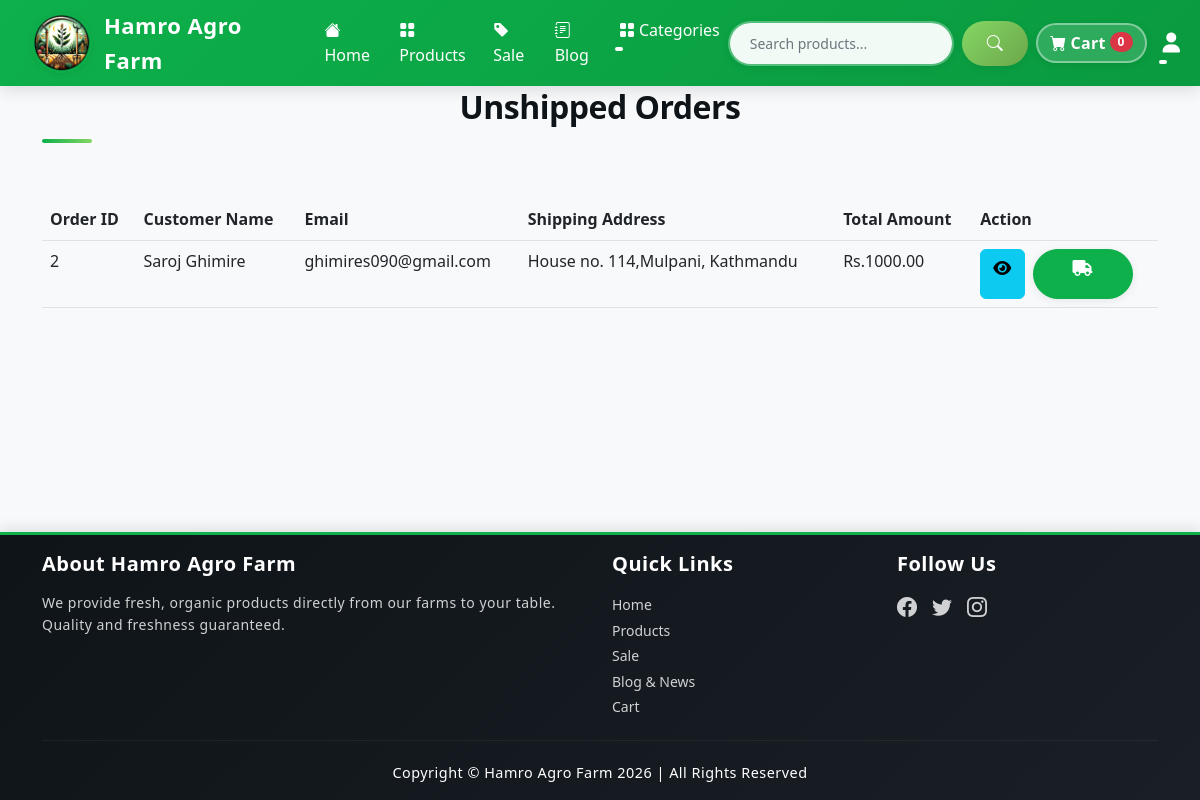
The app's page /payment/unshipped_dash (signed in) with its own data.
### payment/models.py (models this page shows, shortened)
class Order(models.Model):
    class ShippingStatus(models.TextChoices):
        PENDING = 'pending', 'Pending'
        SHIPPED = 'shipped', 'Shipped'
        DELIVERED = 'delivered', 'Delivered'
        CANCELLED = 'cancelled', 'Cancelled'
    user = models.ForeignKey(User, on_delete=models.CASCADE, null=True, blank=True)
    full_name = models.CharField(max_length=250)
    email = models.EmailField(max_length=250)
    phone = models.CharField(max_length=15, blank=True, null=True)
    shipping_address = models.TextField(max_length=15000)
    total_amount = models.DecimalField(max_digits=10, decimal_places=2, default=0)
    date_ordered = models.DateTimeField(auto_now_add=True)
    shipping_status = models.CharField(max_length=20, choices=ShippingStatus.choices, default=ShippingStatus.PENDING)
    date_shipped = models.DateTimeField(blank=True, null=True)

### payment/views.py (the view, shortened to what this page needs)
# urls.py: path('unshipped_dash', views.unshipped_dash, name="unshipped_dash"),
@login_required
def unshipped_dash(request):
    if request.user.is_authenticated and request.user.is_superuser:
        orders = Order.objects.filter(shipping_status=Order.ShippingStatus.PENDING).order_by('-date_ordered')
        return render(request, "unshipped_dash.html", {"orders": orders})
    else:
        messages.error(request, "Access Denied")
        return redirect('home')

### blog/context_processors.py (called while the page is built)
def blog_context(request):
    return {
        'blog_categories': Category.objects.all(),
        'featured_blog_posts': BlogPost.objects.filter(
            status='published',
            featured=True
        ).order_by('-published_at')[:3],
    }

### cart/cart.py (called while the page is built)
    def __len__(self):
        return sum(self.cart.values())  # Sum up all quantities

### cart/context_processor.py (called while the page is built)
def cart(request):
    return {'cart': Cart(request)}   #Return the default data from our cart

### product/context_processor.py (called while the page is built)
def categories_processor(request):
    categories = Category.objects.all().order_by('name')
    return {'categories': categories}

### payment/templates/unshipped_dash.html (shortened to what this page needs)
{% extends 'base.html' %}
{% block content %}
    <div class="container">
        <h2 class="text-center">Unshipped Orders</h2><br>
       {% if orders %}
            <table class="table">
                <thead>
                    <tr>
                        <th>Order ID</th>
                        <th>Customer Name</th>
                        <th>Email</th>
                        <th>Shipping Address</th>
                        <th>Total Amount</th>
                        <th>Action</th>
                    </tr>
                </thead>
                <tbody>
                    {% for order in orders %}
                        <tr>
                            <td>{{ order.id }}</td>
                            <td>{{ order.full_name }}</td>
                            <td>{{ order.email }}</td>
                            <td>{{ order.shipping_address }}</td>
                            <td>Rs.{{ order.total_amount }}</td>
                            <td>
                                <div class="d-flex">
                                    <a href="{% url 'order_confirmation' order.id %}" class="btn btn-info me-2" data-bs-toggle="tooltip" data-bs-placement="top" title="View Details">
                                        <i class="fa fa-eye"></i>
                                    </a>
                                    <form method="POST" action="{% url 'unshipped_dash' %}">
                                        <button type="submit" class="btn btn-success" data-bs-toggle="tooltip" data-bs-placement="top" title="Mark as Shipped">
                                            <i class="fa fa-truck"></i>
                                        </button>
                                    </form>
                                </div>
                            </td>
                        </tr>
                    {% endfor %}
                </tbody>
            </table>
        {% else %}
            <p>No unshipped orders found.</p>
        {% endif %}
    </div>
</body>
</html>
{% endblock %}

### static/css/custom-style.css (style rules this page uses)
:root { --primary-green: #0db04b; --secondary-green: #0a9a3f; --light-green: #e8f5e9; --accent-green: #85d764; --dark-bg: #0f1419; --light-bg: #f8f9fa; --card-shadow: 0 4px 15px rgba(0, 0, 0, 0.1); --transition: all 0.3s cubic-bezier(0.4, 0, 0.2, 1); --shadow-sm: 0 2px 8px rgba(0, 0, 0, 0.08); --shadow-md: 0 4px 15px rgba(0, 0, 0, 0.12); --shadow-lg: 0 8px 24px rgba(0, 0, 0, 0.15); --shadow-xl: 0 12px 32px rgba(0, 0, 0, 0.18); --space-xs: 4px; --space-sm: 8px; --space-md: 12px; --space-lg: 16px; --space-xl: 20px; --space-2xl: 24px; --space-3xl: 30px; --radius-sm: 6px; --radius-md: 8px; --radius-lg: 12px; --radius-xl: 15px; --transition-fast: all 0.2s cubic-bezier(0.4, 0, 0.2, 1); --transition-normal: all 0.3s cubic-bezier(0.4, 0, 0.2, 1); --transition-slow: all 0.4s cubic-bezier(0.4, 0, 0.2, 1); }
* { scroll-behavior: smooth; box-sizing: border-box; }
body { font-family: 'Segoe UI', Tahoma, Geneva, Verdana, sans-serif; background-color: var(--light-bg); color: #2c3e50; line-height: 1.6; }
.btn-success { background-color: var(--primary-green); border-color: var(--primary-green); font-weight: 600; border-radius: 25px; padding: 10px 25px; transition: var(--transition-fast); height: 50px; width: 100px; display: flex; justify-content: center; box-shadow: var(--shadow-sm); }
.btn { transition: var(--transition-fast); font-weight: 600; letter-spacing: 0.3px; }
h1, h2, h3, h4, h5, h6 { color: var(--dark-bg); font-weight: 700; letter-spacing: -0.5px; line-height: 1.3; }
h2 { position: relative; padding-bottom: 15px; margin-bottom: 30px; font-size: 32px; }
h2:after { content: ''; position: absolute; bottom: 0; left: 0; width: 50px; height: 4px; background: linear-gradient(90deg, var(--primary-green) 0%, var(--accent-green) 100%); border-radius: 2px; transition: var(--transition-normal); }

### templates/base.html (style rules this page uses)
html, body { height: 100%; }
body { display: flex; flex-direction: column; background-color: #f8f9fa; }
button, a, input[type="submit"], input[type="button"] { transition: all 0.3s cubic-bezier(0.4, 0, 0.2, 1); }
a { color: #0db04b; text-decoration: none; }

### records on screen
Order: id "2", full_name "Saroj Ghimire", email "ghimires090@gmail.com", shipping_address "House no. 114,Mulpani, Kathmandu", total_amount "1000.00"

### other values on screen
{{ cart|length }} "0"
